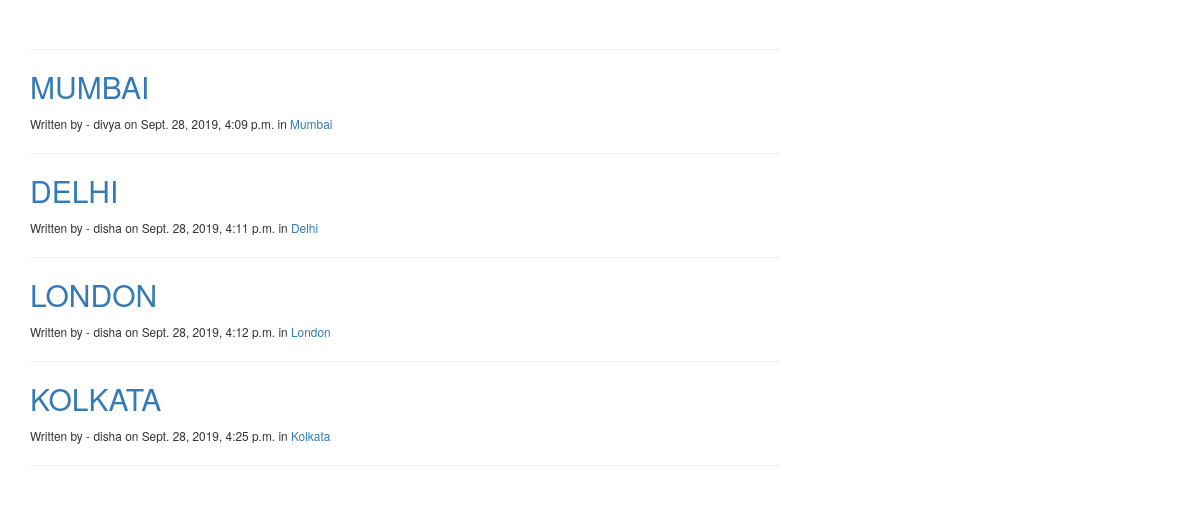
/comment_app/, run on the app's committed database.
### comment_app/models.py (models this page shows, shortened)
class Post(models.Model):
	STATUS_CHOICES = (
		('draft','Draft'),
		('published','Published'),
	)
	category = models.ForeignKey('Category',on_delete = models.CASCADE,)
	title = models.CharField(max_length = 250)
	slug = models.SlugField(max_length = 250,unique = True)
	content = models.TextField()
	seo_title = models.CharField(max_length = 250)
	seo_description = models.CharField(max_length = 250)
	author = models.ForeignKey(User,on_delete= models.PROTECT,related_name = 'blog_posts')
	published = models.DateTimeField(default = timezone.now)
	created = models.DateTimeField(auto_now_add=True)
	updated = models.DateTimeField(auto_now=True)
	status = models.CharField(max_length=9,choices = STATUS_CHOICES,default = 'draft')
	def get_absolute_url(self):
		return reverse('comment_app:post_detail',args = [self.slug])

class Category(models.Model):
	name = models.CharField(max_length = 250)
	slug = models.SlugField(max_length = 250,unique  = True)
	class Meta:
		ordering = ('name',)
		verbose_name = 'category'
		verbose_name_plural = 'categories'
	def get_absolute_url(self):
		return reverse('comment_app:list_of_post_by_category',args = [self.slug])
	def __str__(self):
		return self.name

### comment_app/views.py (the view)
def list_of_post(request):
	post = Post.objects.filter(status = 'published')
	template = 'comment_app/post/list_of_post.html'
	context = {'post':post}
	return render(request,template,context)

### comment_app/templates/comment_app/post/list_of_post.html (shortened to what this page needs)
{% extends 'comment_app/base.html'%}
{% block content %}
<div class="row">
	<div class="col-md-8">
	<div class="page-header">
	</div>
	{% for posts in post %}
		<h2><a href="{{posts.get_absolute_url}}">{{posts.title}}</a></h2>
		<small>Written by - {{posts.author}} on {{posts.published}} in <a href="{{posts.category.get_absolute_url}}">{{posts.category}}</a></small>
		<hr>
	{% endfor %}
	</div>
</div>
{% endblock %}

### comment_app/templates/comment_app/base.html (shortened to what this page needs)
{% load static %}
<!DOCTYPE html>
<html lang="en">
  <head>
	<link rel="stylesheet" type="text/css" href="{% static 'css/bootstrap.min.css'%}">
	<link rel="stylesheet" type="text/css" href="{% static 'css/ie10-viewport-bug-workaround.css'%}">
  </head>
<body>
	<div class="container">
		{% block content %}
		{% endblock %}
	</div>
</body>
</html>

### data on the page
Post: title "MUMBAI", author "divya", published "Sept. 28, 2019, 4:09 p.m.", category "Mumbai"
Post: title "DELHI", author "disha", published "Sept. 28, 2019, 4:11 p.m.", category "Delhi"
Post: title "LONDON", author "disha", published "Sept. 28, 2019, 4:12 p.m.", category "London"
Post: title "KOLKATA", author "disha", published "Sept. 28, 2019, 4:25 p.m.", category "Kolkata"
